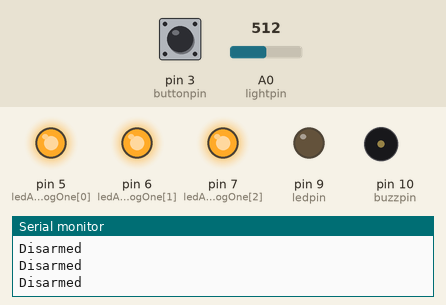
Simulated run of this sketch. Board: Arduino Uno, built with avr-gcc and run on an emulated ATmega328P. On the bench: output pins drawn as LEDs (lit = HIGH), buzzer (waves = sounding), the last lines printed to the serial monitor. Dashed ring = blinking. The test bench sets the inputs (shaded band); at power-on: pin 3 (buttonpin) HIGH, A0 (lightpin) = 512.

Above: at 1.8 s.
1.9 s: pin 3 (buttonpin) pulled LOW for 0.6 s
At 2.15 s:
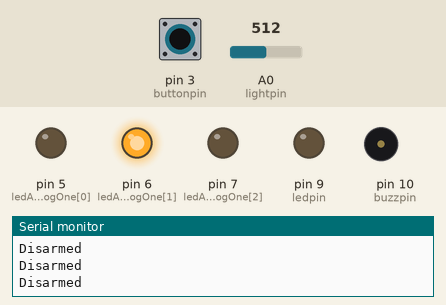
4.9 s: A0 (lightpin) set to 308
6.4 s: A0 (lightpin) set to 284
At 8.4 s:
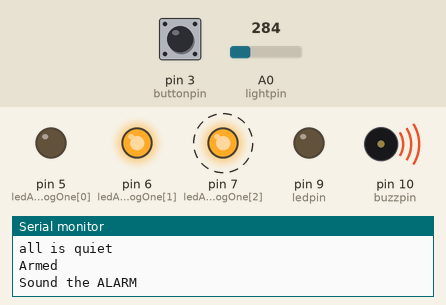
9.4 s: A0 (lightpin) set to 306
At 11.5 s:
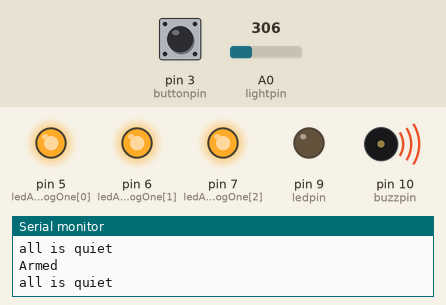
11.8 s: pin 3 (buttonpin) pulled LOW for 1 s
At 12.66 s:
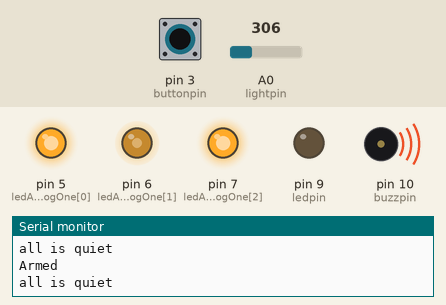
14.8 s: pin 3 (buttonpin) pulled LOW for 0.6 s
At 15.34 s:
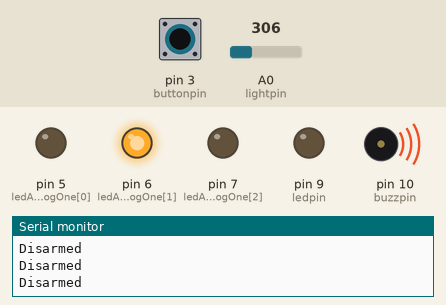
Timing chart, 0 to 18.0 s (numbered marks = the images above; inputs shaded):
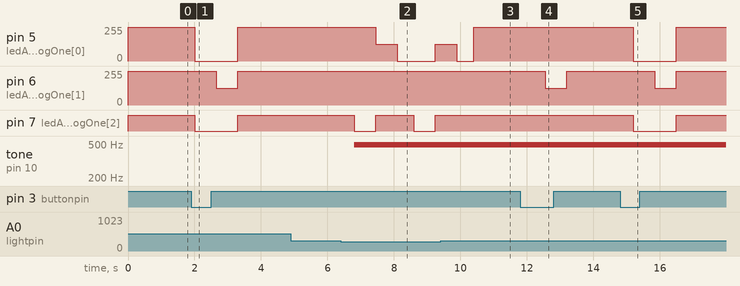

The sketch:

safe_alarm.ino
```cpp
int lightpin=0;
int ledpin=9;
int buzzpin=10;
int buttonpin=3;
int enabled=0;
int threshold=300;

const byte RED[] = {255, 0, 0};
const byte ORANGE[] = {83, 4, 0};
const byte YELLOW[] = {255, 255, 0};
const byte GREEN[] = {0, 255, 0};
const byte BLUE[] = {0, 0, 255};
const byte INDIGO[] = {4, 0, 19};
const byte VIOLET[] = {23, 0, 22};
const byte CYAN[] = {0, 255, 255};
const byte MAGENTA[] = {255, 0, 255};
const byte WHITE[] = {255, 255, 255};
const byte BLACK[] = {0, 0, 0};
const byte PINK[] = {158, 4, 79};


//RGB LED pins
int ledAnalogOne[] = {5,6,7}; //the three pins of the first analog LED 3 = redPin, 5 = greenPin, 6 = bluePin
                                //These pins must be PWM

void turnonalarm() {
  //digitalWrite(ledpin, HIGH);
  //digitalWrite(buzzpin, HIGH);
  analogWrite(buzzpin, 100);
  fadeToColor(ledAnalogOne, BLUE, RED, 5);
  analogWrite(buzzpin, 0);
 }

void turnoffalarm() {
 // digitalWrite(ledpin, LOW);
 // digitalWrite(buzzpin, LOW);
  analogWrite(buzzpin, 0);

  //for(int i = 0; i < 3; i++){
   setColor(ledAnalogOne, BLACK);       //Turn off led
  //}

}

void setup()
{
   pinMode(ledpin,OUTPUT);
   pinMode(buzzpin, OUTPUT);
   pinMode(buttonpin, INPUT);

   turnoffalarm();

  // setup rgb led
  for(int i = 0; i < 3; i++){
   pinMode(ledAnalogOne[i], OUTPUT);   //Set the three LED pins as outputs

  }
   setColor(ledAnalogOne, BLACK);       //Turn off led
  Serial.begin(9600);
}

void blinkled(int blinks) {

  for(int i = 0; i < blinks; i++) {
    digitalWrite(ledpin, HIGH);
    delay(200);
    digitalWrite(ledpin, LOW);

  }
}


void loop()
{
  int val = digitalRead(buttonpin);
  //Serial.println(val);

  if (val == LOW) {
    if (enabled == 0) {
      enabled = 1;

      fadeToColor(ledAnalogOne, MAGENTA, WHITE, 5);
      //blinkled(2);
      //delay(5000);
    } else {
      enabled = 0;
      fadeToColor(ledAnalogOne, BLACK, GREEN, 5);
      //blinkled(3);

    }
   // Serial.println(enabled);
  }

  if (enabled == 1) {
    Serial.println("Armed");
    int curval = analogRead(lightpin);
    //Serial.println(curval);

    if ( curval > threshold) {
      Serial.println("all is quiet");
      turnoffalarm();
    } else {
      turnonalarm();
      Serial.println("Sound the ALARM");
    }
  } else {
     turnoffalarm();
     Serial.println("Disarmed");
  }

  delay(500);
}

/* Sets the color of the LED to any RGB Value
   led - (int array of three values defining the LEDs pins (led[0] = redPin, led[1] = greenPin, led[2] = bluePin))
   color - (byte array of three values defing an RGB color to display (color[0] = new Red value, color[1] = new Green value, color[2] = new Red value
*/
void setColor(int* led, byte* color){
 for(int i = 0; i < 3; i++){             //iterate through each of the three pins (red green blue)
   analogWrite(led[i], 255 - color[i]);  //set the analog output value of each pin to the input value (ie led[0] (red pin) to 255- color[0] (red input color)
                                         //we use 255 - the value because our RGB LED is common anode, this means a color is full on when we output analogWrite(pin, 0)
                                         //and off when we output analogWrite(pin, 255).
 }
}

/* A version of setColor that takes a predefined color (neccesary to allow const int pre-defined colors */
void setColor(int* led, const byte* color){
 byte tempByte[] = {color[0], color[1], color[2]};
 setColor(led, tempByte);
}

void fadeToColor(int* led, byte* startColor, byte* endColor, int fadeSpeed){
  int changeRed = endColor[0] - startColor[0];                            //the difference in the two colors for the red channel
  int changeGreen = endColor[1] - startColor[1];                          //the difference in the two colors for the green channel
  int changeBlue = endColor[2] - startColor[2];                           //the difference in the two colors for the blue channel
  int steps = max(abs(changeRed),max(abs(changeGreen), abs(changeBlue))); //make the number of change steps the maximum channel change

  for(int i = 0 ; i < steps; i++){                                        //iterate for the channel with the maximum change
   byte newRed = startColor[0] + (i * changeRed / steps);                 //the newRed intensity dependant on the start intensity and the change determined above
   byte newGreen = startColor[1] + (i * changeGreen / steps);             //the newGreen intensity
   byte newBlue = startColor[2] + (i * changeBlue / steps);               //the newBlue intensity
   byte newColor[] = {newRed, newGreen, newBlue};                         //Define an RGB color array for the new color
   setColor(led, newColor);                                               //Set the LED to the calculated value
   delay(fadeSpeed);                                                      //Delay fadeSpeed milliseconds before going on to the next color
  }
  setColor(led, endColor);                                                //The LED should be at the endColor but set to endColor to avoid rounding errors
}

/* A version of fadeToColor that takes predefined colors (neccesary to allow const int pre-defined colors */
void fadeToColor(int* led, const byte* startColor, const byte* endColor, int fadeSpeed){
  byte tempByte1[] = {startColor[0], startColor[1], startColor[2]};
   byte tempByte2[] = {endColor[0], endColor[1], endColor[2]};
   fadeToColor(led, tempByte1, tempByte2, fadeSpeed);
}
```

Measured:
- the behaviour switches between 301 and 300 on A0 (lightpin) (found by bisection; images 1 and 2)
- after the input at 1.9 s, pin 5 (ledAnalogOne[0]): 255/255 → 0/255 after 0.10 s, → 255/255 1.3 s later; pin 6 (ledAnalogOne[1]): 255/255 → 127/255 after 0.75 s, → 255/255 0.65 s later; pin 7 (ledAnalogOne[2]): HIGH → LOW after 0.10 s, → HIGH 1.3 s later
- after the input at 6.4 s, pin 5 (ledAnalogOne[0]): 255/255 → 127/255 after 1.1 s, → 0/255 0.65 s later, → 127/255 1.2 s later; pin 7 (ledAnalogOne[2]): alternates HIGH for 1.1 s and LOW for 0.65 s, starting after 0.40 s; tone on pin 10 (buzzpin): silent → 490 Hz after 0.40 s
- after the input at 9.4 s, pin 7 (ledAnalogOne[2]): stays HIGH (without the input it goes to LOW after 0.99 s)
- after the input at 11.8 s, pin 6 (ledAnalogOne[1]): 255/255 → 127/255 after 0.74 s, → 255/255 0.65 s later
- after the input at 14.8 s, pin 5 (ledAnalogOne[0]): 255/255 → 0/255 after 0.39 s, → 255/255 1.3 s later; pin 6 (ledAnalogOne[1]): 255/255 → 127/255 after 1.0 s, → 255/255 0.65 s later; pin 7 (ledAnalogOne[2]): HIGH → LOW after 0.39 s, → HIGH 1.3 s later
